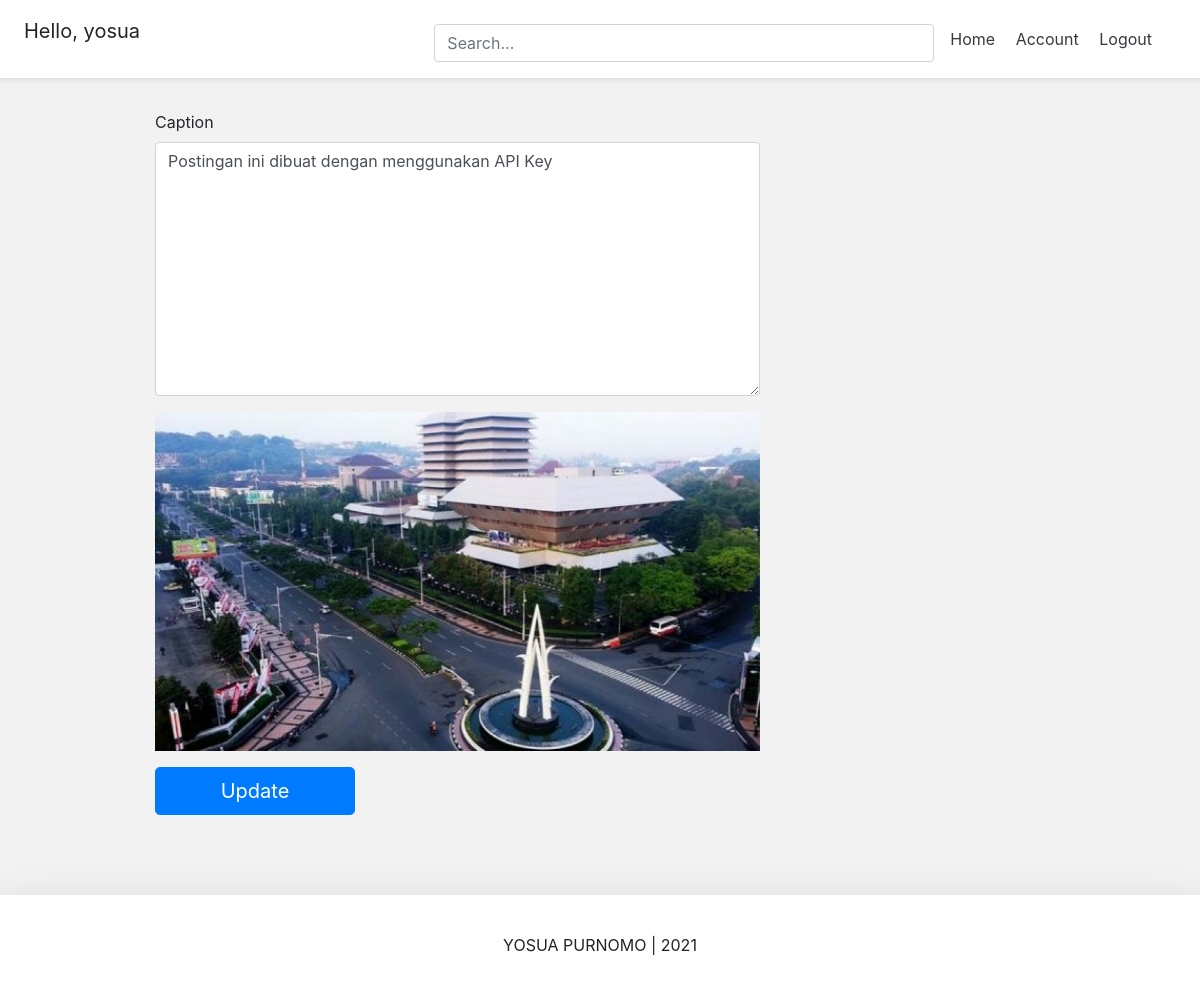
The app's page /post/yosua-1/edit (signed in) with its own data.
### Account/models.py (models this page shows, shortened)
class Account(AbstractBaseUser):
	email 			= models.EmailField(verbose_name='email', max_length=60, unique=True)
	username 		= models.CharField(max_length=30, unique=True)
	date_joined		= models.DateTimeField(verbose_name='date joined', auto_now_add=True)
	last_login		= models.DateTimeField(verbose_name='last login', auto_now=True)
	is_admin		= models.BooleanField(default=False)
	is_active		= models.BooleanField(default=True)
	is_staff		= models.BooleanField(default=False)
	is_superuser	= models.BooleanField(default=False)
	USERNAME_FIELD = 'email'
	REQUIRED_FIELDS = ['username']
	objects = AccountManage()

### Post/models.py (models this page shows, shortened)
class PostModel(models.Model):
	caption			= models.TextField(max_length=5000, null=False, blank=True)
	image			= models.ImageField(upload_to=upload_location, null=False, blank=True)
	date_published	= models.DateTimeField(auto_now_add=True, verbose_name='date published')
	date_updated	= models.DateTimeField(auto_now=True, verbose_name='date updated')
	author			= models.ForeignKey(settings.AUTH_USER_MODEL, on_delete=models.CASCADE)
	slug 			= models.SlugField(blank=True, unique=True)

### Post/views.py (the view, shortened to what this page needs)
# urls.py: path('<slug:slug>/edit', update_view.as_view(), name='edit'),
class update_view(UpdateView):
	model = PostModel
	form_class = UpdatePostForm
	template_name = 'post/edit.html'
	context_object_name = 'post_model'

### Post/forms.py (shortened to what this page needs)
class UpdatePostForm(forms.ModelForm):
    class Meta:
        model = PostModel
        fields = ('caption', 'image', 'slug')

### Post/templates/post/edit.html (shortened to what this page needs)
{% extends 'base.html' %}
{% load static %}
{% block content %}
<link rel="stylesheet" type="text/css" href="{% static "post/edit.css" %}">
<div class="container">
	<div class="row">
		<div class="col-lg-7 offset-lg-1">
			<form class="create-form" method="POST" enctype="multipart/form-data">{% csrf_token %}
				<div class="form-group">
					<label for="id_caption">Caption</label>
					<textarea class="form-control" rows="10" type="text" name="caption" id="id_caption" placeholder="This caption your post..."
					required>{{form.initial.caption}}</textarea>
				</div>
				<div class="form-group image-group" id="id_image_group">
					<img class="img-fluid image" src="{{form.initial.image.url}}" id="id_image_display">
				</div>
				<button class="submit-button btn btn-lg btn-primary btn-block" type="submit">Update</button>
			</form>
		</div>
	</div>
</div>
{% endblock content %}

### templates/snippets/header.html (shortened to what this page needs)
{% load static %}
<link rel="stylesheet" type="text/css" href="{% static "css/header.css" %}">
<div class="d-flex flex-column flex-md-row align-items-center p-3 px-md-4 mb-3 bg-white border-bottom shadow-sm">
  <h5 class="my-0 mr-md-auto font-weight-normal">
  	{% if request.user.is_authenticated %}
  		<p>Hello, {{request.user.username}}</p>
  	{% endif %}
  </h5>
  <div class="search-bar mt-sm-2 mr-2">
  	<form onsubmit="return executeQuery();">
  		<input type="text" class="form-control" name="q" id="id_q" placeholder="Search...">
  	</form>
  </div>
  <nav class="my-2 my-md-0 mr-md-3">
  	{% if request.user.is_authenticated %}
	  	<a class="p-2 text-dark" href="{% url 'home' %}">Home</a>
	    <a class="p-2 text-dark" href="{% url 'account' %}">Account</a>
	    <a class="p-2 text-dark" href="{% url 'logout' %}">Logout</a>
	{% else %}
		<a class="p-2 text-dark" href="{% url 'home' %}">Home</a>
	    <a class="p-2 text-dark" href="{% url 'login' %}">Login</a>
	    <a class="btn btn-outline-primary" href="{% url 'register' %}">Register</a>
	{% endif %}
  </nav>
</div>

### static/css/header.css (style rules this page uses)
@media (min-width: 768px) { html { font-size: 16px; } }
.search-bar { max-width: 500px; width: 100%; }
form { width: 100%; }

### static/css/base.css (style rules this page uses)
body { background-color: #f2f2f2; }

### Post/static/post/edit.css (style rules this page uses)
.create-form { width: 100%; max-width: 100%; padding: 15px; margin: auto; }
.submit-button { max-width: 200px; }
.image { opacity: 1; transition: .5s ease; backface-visibility: hidden; }
.image-group { position: relative; text-align: center; cursor:pointer; }

### records on screen
Account: user.username "yosua"
PostModel: caption "Postingan ini dibuat dengan menggunakan API Key"
